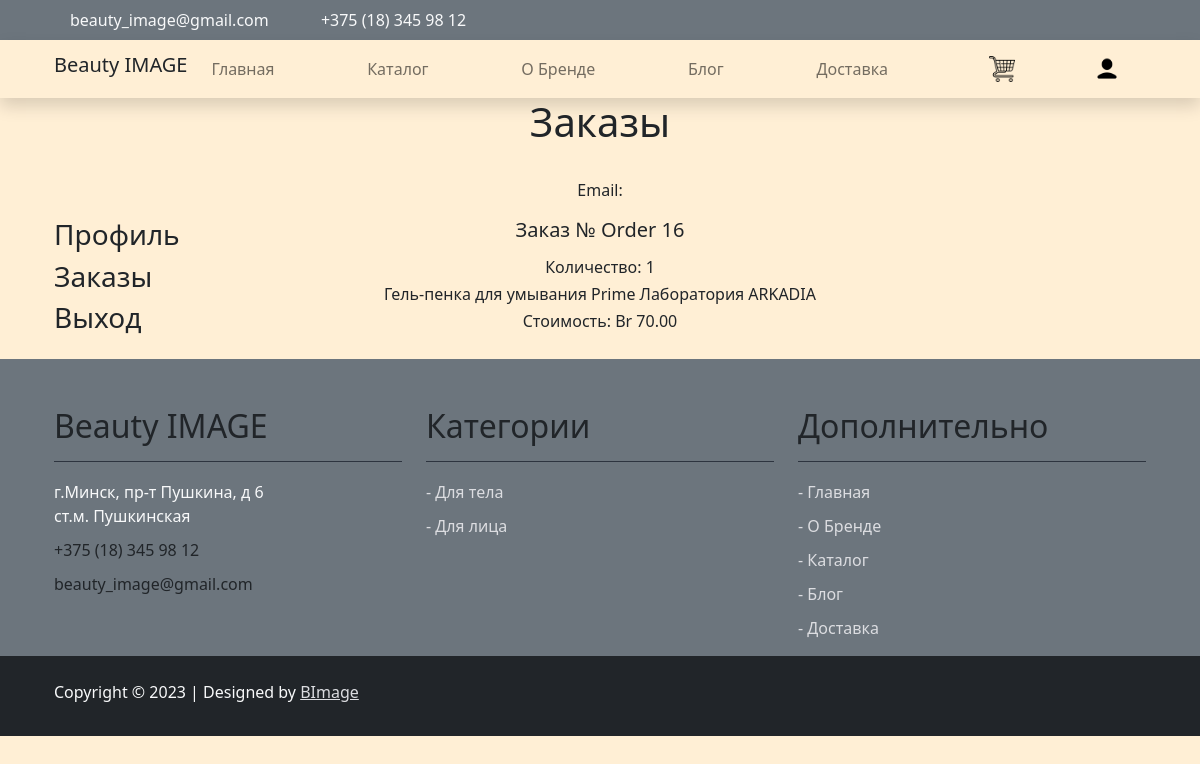
The page /auth/orders/ on the database as committed earlier.
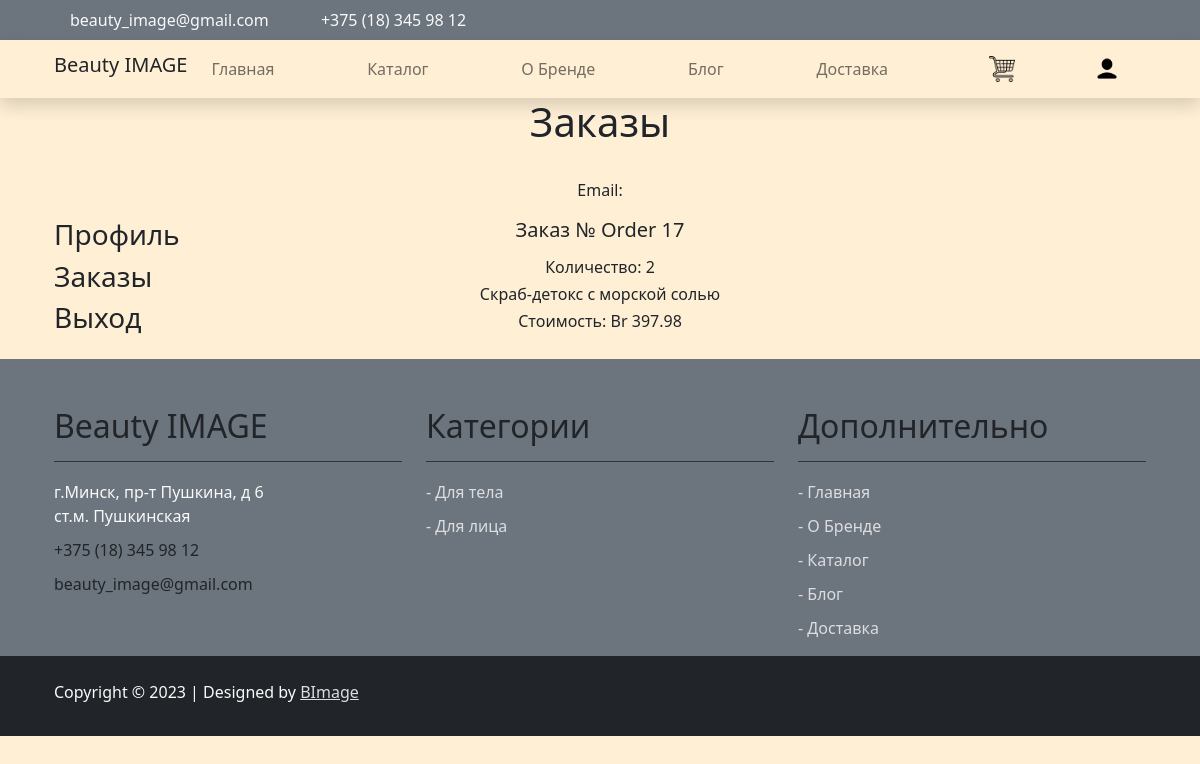
The same page on the database as committed later.
### order/models.py (models this page shows, shortened)
class OrderItem(models.Model):
    order = models.ForeignKey(Order, related_name='items', on_delete=models.CASCADE)
    product = models.ForeignKey(Product, related_name='order_items', on_delete=models.CASCADE)
    price = models.DecimalField(max_digits=10, decimal_places=2)
    quantity = models.PositiveIntegerField(default=1)
    def get_cost(self):
        return self.price * self.quantity

class Order(models.Model):
    first_name = models.CharField(max_length=50)
    last_name = models.CharField(max_length=50)
    email = models.EmailField()
    address = models.CharField(max_length=250)
    postal_code = models.CharField(max_length=20)
    city = models.CharField(max_length=100)
    created = models.DateTimeField(auto_now_add=True)
    updated = models.DateTimeField(auto_now=True)
    paid = models.BooleanField(default=False)
    class Meta:
        ordering = ('-created',)
        verbose_name = 'Заказ'
        verbose_name_plural = 'Заказы'
    def __str__(self):
        return 'Order {}'.format(self.id)

### catalog/models.py (models this page shows)
class Product(models.Model):
    article = models.CharField(max_length=10)
    name = models.CharField(max_length=200)
    description = models.TextField(null=True)
    stock = models.PositiveIntegerField()
    price = models.DecimalField(max_digits=7, decimal_places=2)
    image = models.ImageField(upload_to='img/')
    available = models.BooleanField(default=True)
    created = models.DateTimeField(auto_now_add=True)
    updated = models.DateTimeField(auto_now=True)
    category = models.ForeignKey(Category, on_delete=models.CASCADE)
    def __str__(self):
        return self.name

### authentication/views.py (the view)
# urls.py: path('orders/', views.orders, name='orders'),
def orders(request):
    my_orders = Order.objects.filter(first_name=request.user)
    orderitems = OrderItem.objects.all()
    context = {'my_orders': my_orders,
               'orderitems': orderitems}
    return render(request, 'orders.html', context)

### cart/context_processors.py (called while the page is built)
def cart(request):
    return {'cart': Cart(request)}

### order/templates/orders.html (shortened to what this page needs)
{% extends "base.html" %}
{% load static %}
{% block page_content %}
<div class="container">
    <div class="row">
        <div class="col-md-6 m-auto text-center">
            <h1 class="h1">Заказы</h1>
            {{ profile.last_name }} {{ profile.first_name }} {{ profile.patronymic }}<br>
            Email: {{ user.email }}<br>
        </div>
    </div>
    <div class="row">
        <div class="col-lg-3 my-sm-3">
            <h3><a class="h3 text-dark text-decoration-none" href="{% url 'profile' %}">Профиль</a></h3>
            <h3><a class="h3 text-dark text-decoration-none" href="{% url 'orders' %}">Заказы</a></h3>
            <h3><a class="h3 text-dark text-decoration-none" href="{% url 'logout' %}">Выход</a></h3>
        </div>
        <div class="col-lg-6 text-center">
            {% for order in orderitems %}
            <p><h5>Заказ № {{ order.order }}</h5></p>
            <h6>Количество: {{ order.quantity }}</h6>
            <h6>{{ order.product }}</h6>
            <h6>Стоимость: Br {{ order.get_cost }}</h6>
            {% endfor %}
        </div>
    </div>
</div>
{% endblock %}

Rows that differ between the two databases and show on the page:
removed OrderItem: order "Order 16", quantity "1", product "Гель-пенка для умывания Prime Лаборатория ARKADIA", get_cost "70.00"
added OrderItem: order "Order 17", quantity "2", product "Скраб-детокс с морской солью", get_cost "397.98"
